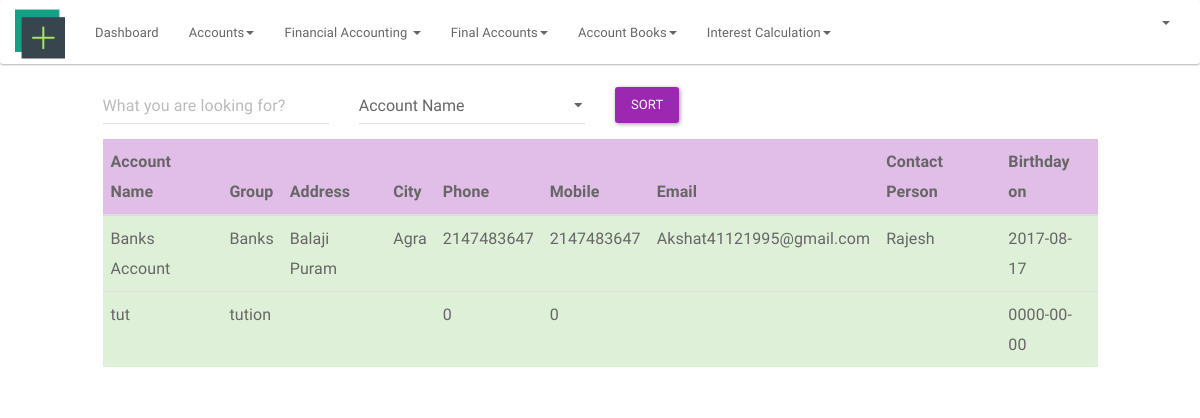
/index.php/accounts, run on an earlier commit of the app's database.
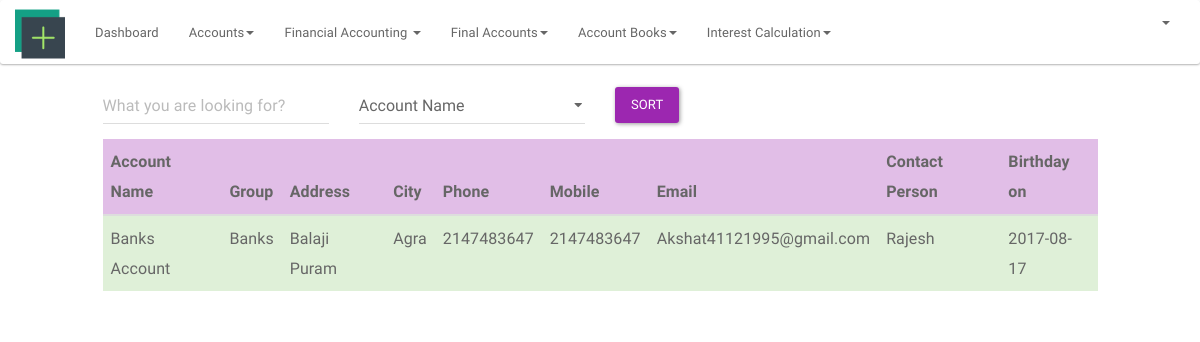
And on a later commit of the database.
### tables this page shows
CREATE TABLE `account` (
  `account_id` int(11) NOT NULL,
  `account_name` varchar(20) NOT NULL,
  `print_name` text NOT NULL,
  `group_acc` varchar(15) NOT NULL,
  `op_bal` int(5) NOT NULL,
  `dr_cr` varchar(20) NOT NULL,
  `address` text NOT NULL,
  `address1` text NOT NULL,
  `city` varchar(15) NOT NULL,
  `state` varchar(25) NOT NULL,
  `email` varchar(60) NOT NULL,
  `phone` int(10) NOT NULL,
  `mobile` int(10) NOT NULL,
  `contact_per` varchar(20) NOT NULL,
  `birthday_on` date NOT NULL,
  `anniv_on` date NOT NULL,
  `bank_name` text NOT NULL,
  `bank_acc_no` int(11) NOT NULL,
  `cheque_p_name` text NOT NULL
);

### application/controllers/accounts.php (called while the page is built, shortened)
<?php
class Accounts extends MY_Controller{
    public function __construct()
    {
        $this->load->model('get_header_info','ghi');
        $username = $this->ghi->get_admin();
        $this->load->view('private/accounts/header',['username'=>$username]);
        $this->load->view('private/accounts/footer');
    }
    public function index(){
        $this->load->model('get_model', 'gm');
        $stu_list = $this->gm->account_list();
        $this->load->view('private/accounts/default', ['account_det' => $stu_list]);
    }
}

### index.php (called while the page is built, shortened)
<?php
require_once BASEPATH.'core/CodeIgniter.php';

### application/models/get_model.php (called while the page is built, shortened)
<?php
class Get_model extends MY_Model
{
    public function account_list(){
        $query = $this->db->get('account');
        $res = $query->result();
        return $res;
    }
}

### application/views/private/accounts/default.php (the view, shortened to what the changed rows need)
<div class="row">
    <div class="col-lg-10">
        <table class="table  table-hover " id="userTbl">
            <thead>
            <tr class="info">
                <th>Account Name</th>
                <th>Group</th>
                <th>Address</th>
                <th>City</th>
                <th>Phone</th>
                <th>Mobile</th>
                <th>Email</th>
                <th>Contact Person</th>
                <th>Birthday on</th>
            </tr>
            </thead>
            <tbody>
            <?php if (count($account_det)): ?>
                <?php foreach ($account_det as $acc_det): ?>
                    <tr class="success">
                        <td><?php echo $acc_det->account_name ?></td>
                        <td><?php echo $acc_det->group_acc ?></td>
                        <td><?php echo $acc_det->address ?></td>
                        <td><?php echo $acc_det->city?></td>
                        <td><?php echo $acc_det->phone ?></td>
                        <td><?php echo $acc_det->mobile ?></td>
                        <td><?php echo $acc_det->email ?></td>
                        <td><?php echo $acc_det->contact_per ?></td>
                        <td><?php echo $acc_det->birthday_on ?></td>
                    </tr>
                <?php endforeach; ?>
            <?php else: ?>
                <tr>
                    <td>No Records Found</td>
                </tr>
            <?php endif; ?>
            </tbody>
        </table>
    </div>
</div>

### application/views/private/accounts/header.php (shortened to what the changed rows need)
<html>
<head>
    <link href="<?= base_url() ?>public/assets/css/bootswatch_paper.css" rel="stylesheet"/>
    <link href="<?= base_url() ?>public/assets/css/font-awesome.min.css" rel="stylesheet">
    <link href='<?= base_url() ?>public/assets/css/google_fonts.css' rel='stylesheet' type='text/css'>
</head>
<body>
<nav class="navbar navbar-default">
    <div class="container-fluid">
        <div class="navbar-header">
            <a class="navbar-brand" href="<?= site_url('dashboard/') ?>"><img
                        src="<?= base_url() ?>public/assets/img/dash.png" style="margin-top: -12px;" height="50" width="50"></a>
        </div>
    </div>
</nav>

What changed in the data, as far as the page shows it:
removed account: account_name "tut", group_acc "tution", phone "0", mobile "0", birthday_on "0000-00-00"
